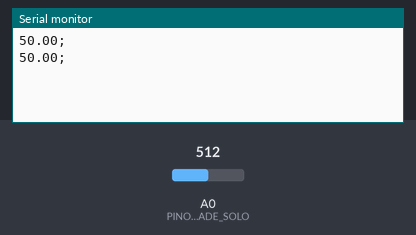
The sketch below on a simulated Arduino Uno, built with avr-gcc and run on an emulated ATmega328P. Parts: the last lines printed to the serial monitor. Inputs (shaded band) come from the test bench; at power-on: A0 (PINO_SENSOR_UMIDADE_SOLO) = 512.

Above: at 3.8 s.
3.9 s: A0 (PINO_SENSOR_UMIDADE_SOLO) set to 716
At 6.7 s:
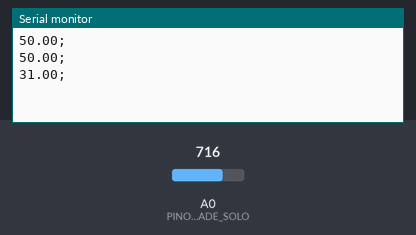
7.8 s: A0 (PINO_SENSOR_UMIDADE_SOLO) set to 900
At 10.2 s:
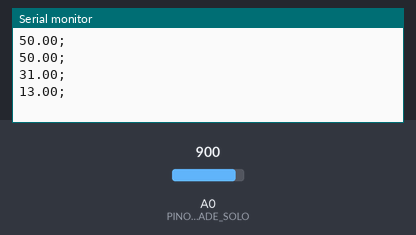
Timing chart, 0 to 11.7 s (numbered marks = the images above; inputs shaded):
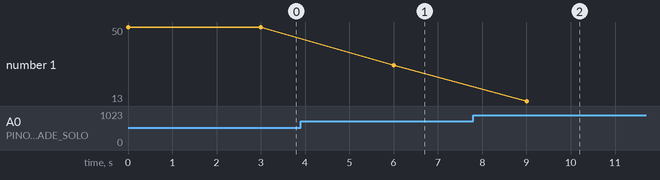

Measured:
- after the input at 3.9 s, the serial monitor: prints a new line after 2.1 s (image 1)
- after the input at 7.8 s, the serial monitor: prints a new line after 1.2 s (image 2)
- plotted number 1: 50 → 31 after the input at 3.9 s, 31 → 13 after the input at 7.8 s

The sketch:

codigo_arduino.ino
```cpp
const int PINO_SENSOR_UMIDADE_SOLO = A0;

void setup() {
  Serial.begin(9600);
  pinMode(PINO_SENSOR_UMIDADE_SOLO, INPUT);
}

void loop() {
  int leituraSensor = analogRead(PINO_SENSOR_UMIDADE_SOLO);
  float porcentagemUmidade = map(leituraSensor, 0.0, 1023.0, 100.0, 0.0);

  Serial.print(porcentagemUmidade);
  Serial.println(";");

  delay(3000);
}
```
